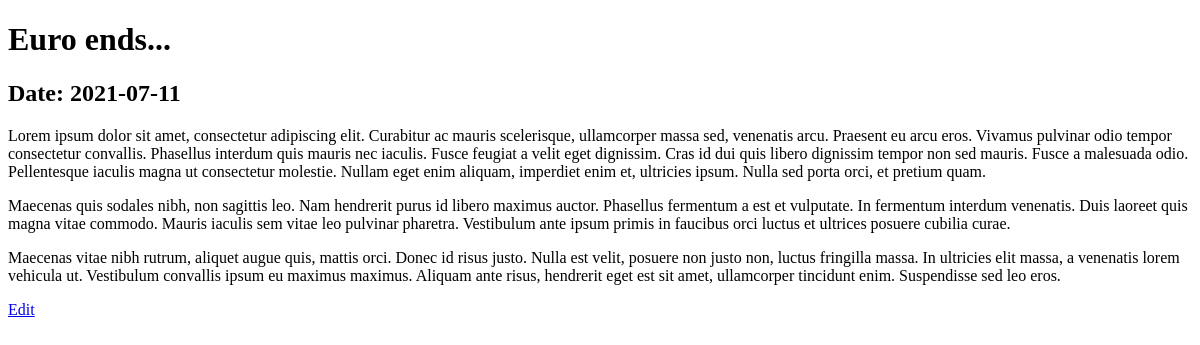
The page /articles/2 on the database its author committed.
### tables this page shows
CREATE TABLE "article" (
    "id" INTEGER PRIMARY KEY AUTOINCREMENT,
    "title" VARCHAR(100) NOT NULL,
    "body" TEXT NOT NULL,
    "creation_date" DATETIME NOT NULL DEFAULT CURRENT_TIMESTAMP,
    "publish_date" DATETIME NOT NULL,
    "author_id" INTEGER REFERENCES "author" ("id"),
    "category_id" INTEGER REFERENCES "category" ("id")
);

### app.py (the view)
@app.get('/articles/<int:id>')
def article_details(id):
    cur = get_con().cursor()
    article = cur.execute(
        '''
        SELECT "id", "title", "body", "publish_date"
        FROM "article"
        WHERE "id" = :id
        ''',
        {'id': id}
    ).fetchone()
    if article is None:
        abort(404)
    app.logger.debug(dict(article))
    return render_template('articles/details.html', article=article)

### app.py (called while the page is built)
def get_con():
    con = getattr(g, 'con', None)   # con = g.con
    if con is None:
        con = sqlite3.connect(DATABASE_PATH)
        con.row_factory = sqlite3.Row
        setattr(g, 'con', con)      # g.con = con
    return con

@app.teardown_appcontext
def close_connection(err):
    """ if request.endpoint != 'static':
        app.logger.debug('...') """
    if (con := g.pop('con', None)) is not None:
        con.close()
    if err is not None:
        app.logger.error(err)

### templates/articles/details.html (shortened to what this page needs)
{% extends "_base.html" %}
{% block main %}
    <h1>{{ article['title'] }}</h1>
    <h2>Date: {{ article['publish_date'] }}</h2>
    <p>{{ article['body'] | safe }}</p>
    <p><a href="{{ url_for('edit_article', id=article['id']) }}">Edit</a></p>
{% endblock main %}

### rows shown on the page
article: title "Euro ends...", publish_date "2021-07-11", body "Lorem ipsum dolor sit amet, consectetur adipiscing elit. Curabitur ac mauris scelerisque, ullamcorper massa sed, venenatis arcu. Praesent eu arcu eros. Vivamus pulvinar odio tempor consectetur convallis. Phasellus interdum quis mauris nec iaculis. Fusce feugiat a velit eget dignissim. Cras id dui quis libero dignissim tempor non sed mauris. Fusce a malesuada odio. Pellentesque iaculis magna ut consectetur molestie. Nullam eget enim aliquam, imperdiet enim et, ultricies ipsum. Nulla sed porta orci, et pretium quam. Maecenas quis sodales nibh, non sagittis leo. Nam hendrerit purus id libero maximus auctor. Phasellus fermentum a est et vulputate. In fermentum interdum venenatis. Duis laoreet…"
